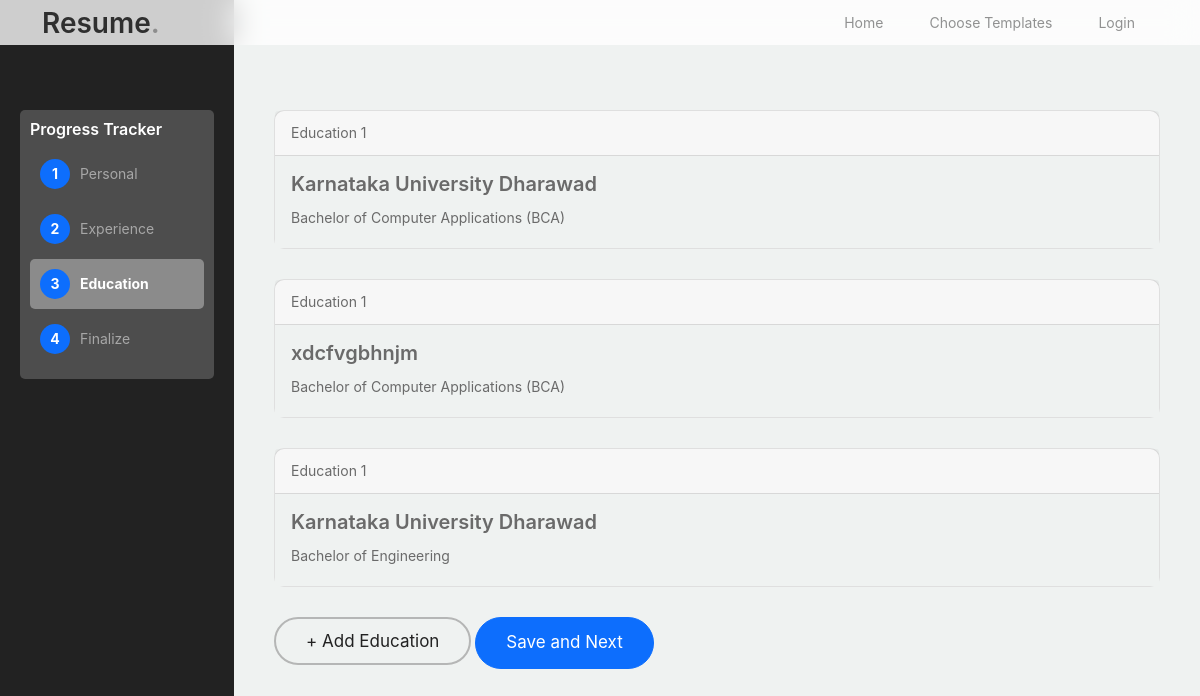
The page /extracted_education_choice (signed in) on the database as committed earlier.
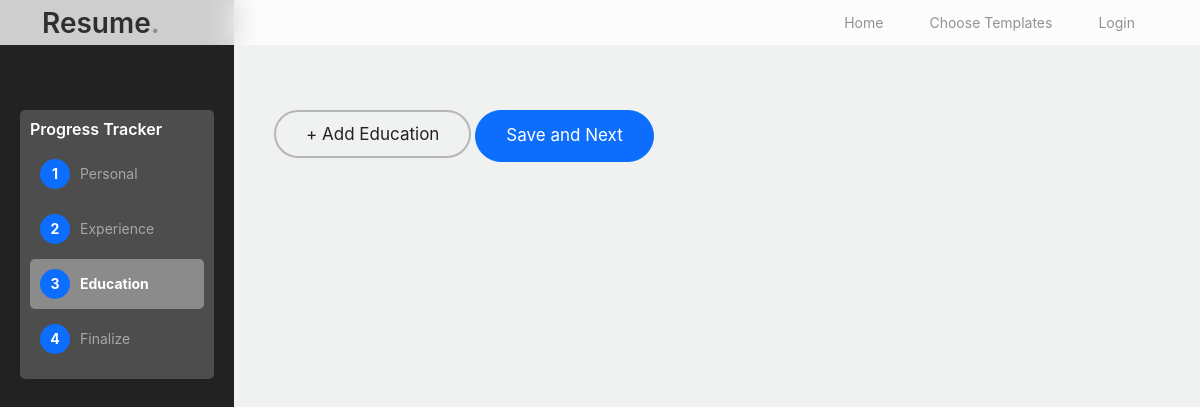
The same page on the database as committed later.
### resume_builder/models.py (models this page shows)
class Education(models.Model):
    user_id = models.ForeignKey('NewUser', on_delete=models.CASCADE)
    college_name = models.CharField(max_length=800,default='college name')
    degree = models.CharField(max_length=800,default='education')
    from_date = models.CharField(max_length=800,default='from date')
    to_date = models.CharField(max_length=800,default='to date')
    city = models.CharField(max_length=800,default='city')
    cgpa = models.CharField(max_length=800,default='CGPA')

### resume_builder/views.py (the view)
# urls.py: path('extracted_education_choice',views.extracted_education_choice,name="extracted_education_choice"),
def extracted_education_choice(request):
    user_id=request.user.id
    details=Education.objects.filter(user_id_id=user_id)
    context={'id':id,'details':details}
    return render(request,'extracted_education_choice.html',context)

### resume_builder/templates/extracted_education_choice.html (shortened to what this page needs)
<!doctype html>
<html lang="en">
<head>
		<link href="/static/home_assets/css/bootstrap.min.css" rel="stylesheet">
		<link href="https://cdnjs.cloudflare.com/ajax/libs/font-awesome/6.0.0-beta3/css/all.min.css" rel="stylesheet">
		<link href="/static/home_assets/css/tiny-slider.css" rel="stylesheet">
		<link href="/static/home_assets/css/style.css" rel="stylesheet">
	</head>
	<body>
		<nav class="custom-navbar navbar navbar-expand-md navbar-dark bg-dark fixed-top" aria-label="Furni navigation bar">
			<div class="container">
				<a class="navbar-brand" href="index.html">Resume<span>.</span></a>
				<div class="collapse navbar-collapse" id="navbarsFurni">
					<ul class="custom-navbar-nav navbar-nav ms-auto mb-2 mb-md-0">
						<li class="nav-item">
							<a class="nav-link" href="index.html">Home</a>
						</li>
						<li><a class="nav-link" href="shop.html">Choose Templates</a></li>
						<li><a class="nav-link" href="about.html">Login</a></li>
					</ul>
				</div>
			</div>
		</nav>
<div class="hero1">
		<div class="container1">
			<div class="sidebar" id="sidebar">
				<div class="tracking-system">
					<h3>Progress Tracker</h3>
					<ul class="tracking-steps">
						<li class="step">
							<div class="step-number">1</div>
							Personal
						</li>
						<li class="step">
							<div class="step-number">2</div>
							Experience
						</li>
						<li class="step active">
							<div class="step-number">3</div>
							Education
						</li>
						<li class="step">
							<div class="step-number">4</div>
							Finalize
						</li>
					</ul>
				</div>
			</div>
			<div class="main-content" id="main-content">
				<div style="margin-top: 70px;">
                    {% for x in details %}
                    <div class="card" style="border-radius: 10px; margin-bottom: 30px;">
                        <div class="card-header">
                          Education 1
                        </div>
                        <div class="card-body" style="background-color: #eff2f1;">
                          <h5 class="card-title">{{x.college_name}}</h5>
                          <p class="card-text">{{x.degree}}</p>
                        </div>
                      </div>
                      {% endfor %}
                      <a href="/extracted_education" style="text-decoration: none;" class="btn1 btn-black-outline">+ Add Education</a>
                     <a href="/extracted_extra_details"> <button type="submit" class="btn btn-primary me-2">Save and Next</button></a>
				</div>
			</div>
		</div>
		</div>
	</body>
</html>

Rows that differ between the two databases and show on the page:
removed Education: college_name "Karnataka University Dharawad", degree "Bachelor of Computer Applications (BCA)"
removed Education: college_name "xdcfvgbhnjm", degree "Bachelor of Computer Applications (BCA)"
removed Education: college_name "Karnataka University Dharawad", degree "Bachelor of Engineering"
